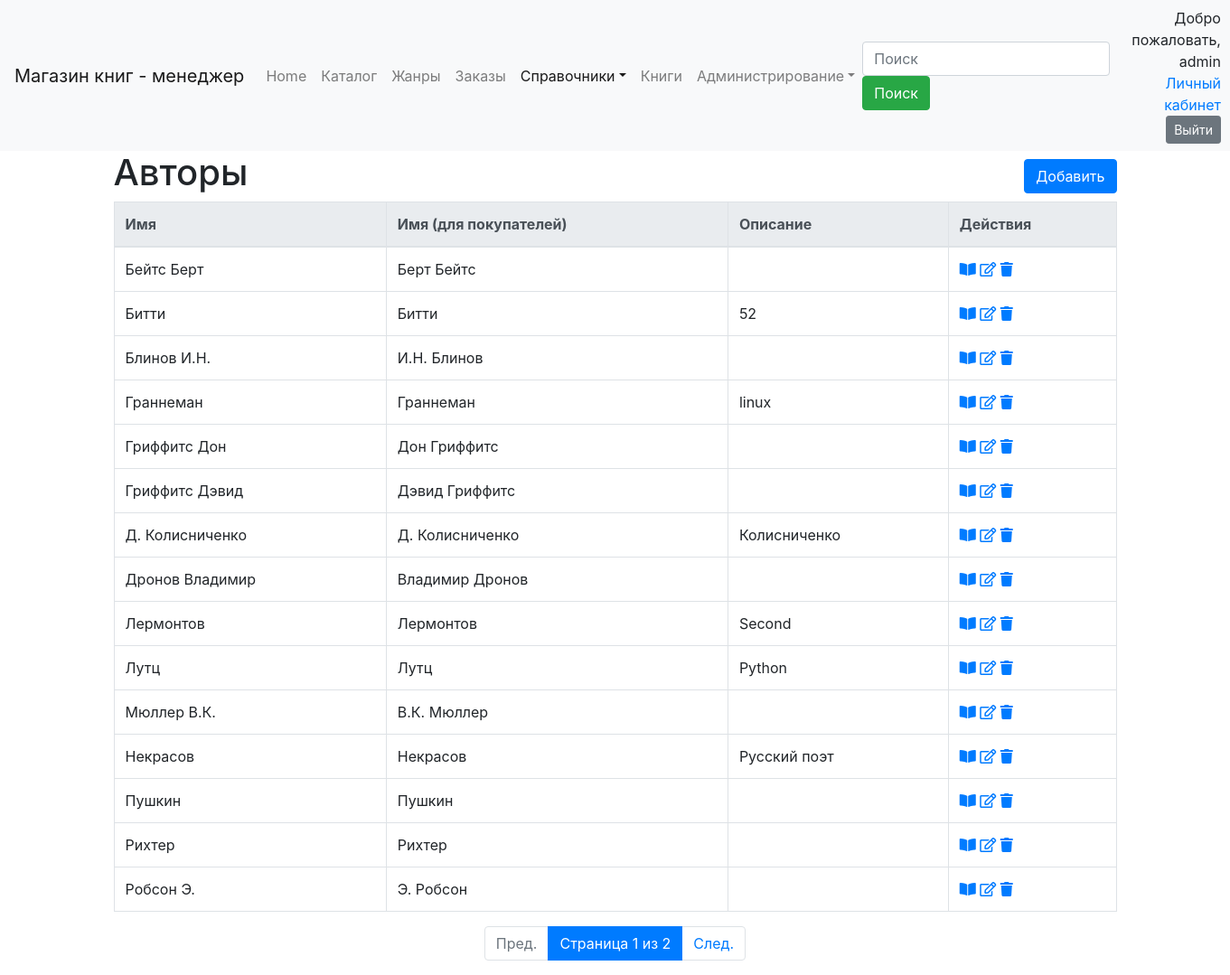
The page /ref/author/ (signed in) on the database its author committed.
### dimensionsapp/models.py (models this page shows, shortened)
class Dimension(models.Model):
    name = models.CharField("Наименование", max_length=50, unique=True)
    description = models.TextField("Описание", blank=True, )
    class Meta:
        abstract = True
        ordering = ['name']

class Author(Dimension):
    biography = models.TextField("Биография", blank=True, )
    namePublic = models.CharField("Имя (для покупателя)", max_length=100)
    @classmethod
    def get_create_url(cls):
        return reverse_lazy('author_create')
    def get_detail_url(self):
        return reverse_lazy('author_detail', args=[self.pk])
    def get_update_url(self):
        return reverse_lazy('author_update', args=[self.pk])
    def get_delete_url(self):
        return reverse_lazy('author_delete', args=[self.pk])
    class Meta(Dimension.Meta):
        verbose_name = 'автор'
        verbose_name_plural = 'авторы'

### dimensionsapp/views.py (the view)
# urls.py: path('author/', AuthorListView.as_view(), name='author_list'),
class AuthorListView(ManagerListViewFilter):
    model = Author
    form = SearchFormAuthor

### dimensionsapp/form.py
class SearchFormAuthor(forms.Form):
    search = forms.CharField(label='Имя', required=False)

### dimensionsapp/templatetags/paginator_page.py (called while the page is built)
@register.filter
def paginator_page(value, arg):
    qd = value.copy()
    qd['page'] = arg
    return '?' + qd.urlencode()

### dimensionsapp/views.py (called while the page is built)
    def get_context_data(self, *, object_list=None, **kwargs):
        context = super().get_context_data(**kwargs)
        if 'search' in self.request.GET:
            context['form'] = self.form({'search': self.request.GET['search']})
            context['search_string'] = self.request.GET['search']
        else:
            context['form'] = self.form()
        return context

    def get_queryset(self):
        qs = super().get_queryset()
        if 'search' in self.request.GET and self.request.GET['search'] != '':
            name = self.request.GET['search']
            qs = qs.filter(name__icontains=name)
        return qs

### dimensionsapp/templates/dimensionsapp/author_list.html (shortened to what this page needs)
{% extends 'dimension_list.html' %}
{% block list_header %}
    <th>Имя</th>
    <th>Имя (для покупателей)</th>
    <th>Описание</th>
{% endblock %}
{% block list_element %}
    <td>{{ object.name }}</td>
    <td>{{ object.namePublic }}</td>
    <td>{{  object.description }}</td>
{% endblock %}
{% block header %}
        <H1>Авторы</H1>
{% endblock %}

### templates/dimension_list.html (shortened to what this page needs)
{% extends 'base.html' %}
{% load static %}
{% load crispy_forms_tags %}
{% load paginator_page %}
{% block navbar %}
    {% include 'navbar.html' with search_tag="search" active="dimension" %}
{% endblock %}
{% block body %}
    <div class="container">
        <div class="row align-items-center">
            <div class="col-auto">
                {% block header %}{% endblock %}
            </div>
            <div class="col text-right">
                {% block create %}
                    <a href="{% block create_ankor %}{{ object_list.model.get_create_url }}{% endblock %}"
                       class="btn btn-primary my-1">Добавить</a>
                {% endblock %}
            </div>
        </div>
        <table class="table table-bordered">
            {% block dimension_list %}
                <thead class="thead-light">
                <tr>
                    {% block list_header %}{% endblock %}
                    <th>Действия</th>
                </tr>
                </thead>
                <tbody>
                {% for object in object_list %}
                    <tr>
                        {% block list_element %}{% endblock %}
                        {% block actions %}
                            <td>
                                <a href="{% block  url_view %}{{ object.get_detail_url }}{% endblock %}"
                                   title="Посмотреть"><i class="fas fa-book-open"></i></a>
                                <a href="{% block  url_edit %}{{ object.get_update_url }}{% endblock %}"
                                   title="Править"><i class="far fa-edit"></i></a>
                                <a href="{% block  url_delete %}{{ object.get_delete_url }}{% endblock %}"
                                   title="Удалить"><i class="fas fa-trash"></i></a>
                            </td>
                        {% endblock %}
                    </tr>
                {% endfor %}
                </tbody>
            {% endblock %}
        </table>
        {% block paginator %}
            {% if is_paginated %}
                <ul class="pagination  justify-content-center">
                    {% if page_obj.has_previous %}
                        <li class="page-item">
                            <a href="{{ view.request.GET|paginator_page:page_obj.previous_page_number }}"
                               class="page-link">Пред.</a>
                        </li>
                    {% else %}
                        <li class="page-item disabled">
                            <a href="#" tabindex="-1" class="page-link">Пред.</a>
                        </li>
                    {% endif %}
                    <li class="page-item active">
                        <span class="page-link"> Страница {{ page_obj.number }} из {{ page_obj.paginator.num_pages }}</span>
                    </li>
                    {% if page_obj.has_next %}
                        <li class="page-item">
                            <a href="{{ view.request.GET|paginator_page:page_obj.next_page_number }}" class="page-link">След.</a>
                        </li>
                    {% else %}
                        <li class="page-item disabled">
                            <a href="#" tabindex="-1" class="page-link">След.</a>
                        </li>
                    {% endif %}
                </ul>
            {% endif %}
        {% endblock paginator %}
    </div>
{% endblock body %}

### templates/navbar.html (shortened to what this page needs)
<header class="navbar navbar-expand-lg navbar-light bg-light">
    {% if perms.orderapp.manager %}
        <a class="navbar-brand" href="#">Магазин книг - менеджер</a>
    {% else %}
        <a class="navbar-brand" href="{% url 'main-page' %}">Магазин книг</a>
    {% endif %}
    <div class="collapse navbar-collapse" id="navbarSupportedContent">
        <ul class="navbar-nav mr-auto">
            <li class="nav-item {% if active == 'main' %}active{% endif %}">
                <a class="nav-link" href="{% url 'main-page' %}">Home <span class="sr-only">(current)</span></a>
            </li>
            <li class="nav-item {% if active == 'catalog' %}active{% endif %}">
                <a class="nav-link" href="{% url 'book-catalog' %}">Каталог</a>
            </li>
            <li class="nav-item {% if active == 'jenre' %}active{% endif %}">
                <a class="nav-link" href="{% url 'book-jenre-list' %}">Жанры</a>
            </li>
            {% if perms.orderapp.manager %}
                <li class="nav-item {% if active == 'order' %}active{% endif %}">
                    <a class="nav-link" href="{% url 'order_active_list' %}">Заказы</a>
                </li>
            {% endif %}
            {% if perms.orderapp.manager %}
                <li class="nav-item dropdown {% if active == 'dimension' %}active{% endif %}">
                    <a class="nav-link dropdown-toggle" href="{% url 'dimensions_list' %}" id="navbarDropdown"
                       role="button"
                       data-toggle="dropdown" aria-haspopup="true" aria-expanded="false">Справочники</a>
                </li>
            {% endif %}
            {% if perms.orderapp.manager %}
                <li class="nav-item {% if active == 'book' %}active{% endif %}">
                    <a class="nav-link" href="{% url 'book_list' %}">Книги</a>
                </li>
            {% endif %}
            {% if perms.orderapp.manager %}
                <li class="nav-item dropdown {% if active == 'administration' %}active{% endif %}">
                    <a class="nav-link dropdown-toggle" href="{% url 'dimensions_list' %}" id="navbarDropdown"
                       role="button"
                       data-toggle="dropdown" aria-haspopup="true" aria-expanded="false">Администрирование</a>
                </li>
            {% endif %}
        </ul>
        {% if perms.orderapp.manager %}
            {% if search_tag %}
                <form class="form-inline my-2 my-lg-0" {% if search_page %}action="{% url search_page %}"{% endif %}>
                    <input class="form-control mr-sm-2" type="search" placeholder="Поиск" name="{{ search_tag }}"
                           aria-label="Search" {% if search_string %}value="{{ search_string }}" {% endif %}>
                    <button class="btn btn-success my-2 my-sm-0" type="submit">Поиск</button>
                </form>
            {% endif %}
        {% endif %}
        <div class="ml-3 text-right">
            {% if user.is_authenticated %}
                <span class="">Добро пожаловать, {{ user.username }}</span>
                <form action="{% url 'auth:log_out' %}" method="post">
                    <a href="{% url 'auth:user' %}">Личный кабинет</a>
                    <button class="btn btn-secondary btn-sm">Выйти</button>
                </form>
            {% else %}
                <span>Вы не вошли на сайт</span>
                <p class="m-0"><a href="{% url 'auth:register' %}">Регистрация</a> <a
                        href="{% url 'auth:log_in' %}?next={{ view.request.path }}">Вход</a></p>
            {% endif %}
        </div>
    </div>
</header>

### rows shown on the page
Author: name "Бейтс Берт", namePublic "Берт Бейтс"
Author: name "Битти", namePublic "Битти", description "52"
Author: name "Блинов И.Н.", namePublic "И.Н. Блинов"
Author: name "Граннеман", namePublic "Граннеман", description "linux"
Author: name "Гриффитс Дон", namePublic "Дон Гриффитс"
Author: name "Гриффитс Дэвид", namePublic "Дэвид Гриффитс"
Author: name "Д. Колисниченко", namePublic "Д. Колисниченко", description "Колисниченко"
Author: name "Дронов Владимир", namePublic "Владимир Дронов"
Author: name "Лермонтов", namePublic "Лермонтов", description "Second"
Author: name "Лутц", namePublic "Лутц", description "Python"
Author: name "Мюллер В.К.", namePublic "В.К. Мюллер"
Author: name "Некрасов", namePublic "Некрасов", description "Русский поэт"
Author: name "Пушкин", namePublic "Пушкин"
Author: name "Рихтер", namePublic "Рихтер"
Author: name "Робсон Э.", namePublic "Э. Робсон"

### other values the page prints
{{ user.username }} "admin"
{{ page_obj.number }} "1"
{{ page_obj.paginator.num_pages }} "2"
